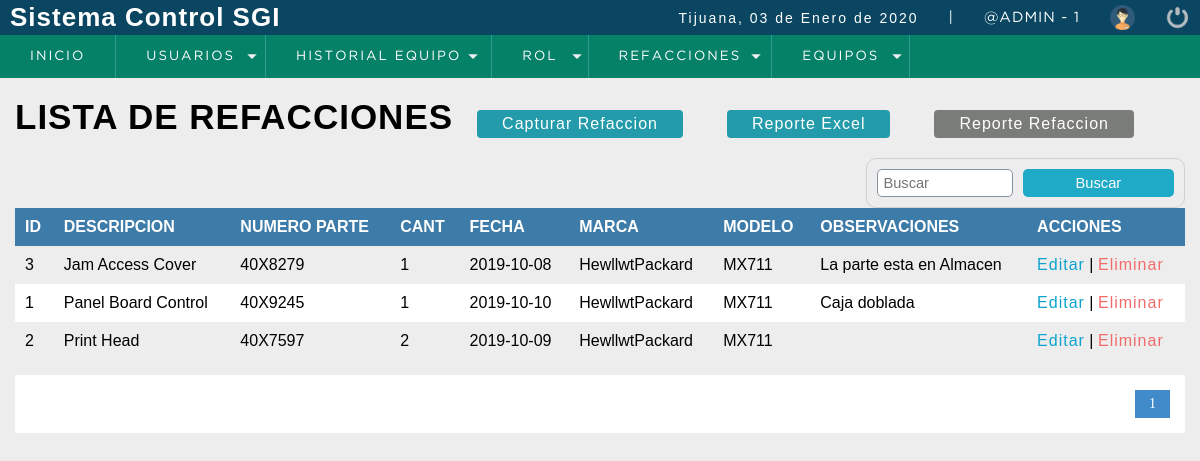
Screenshot of /sistema/lista_refaccion.php (signed in) with the database file from the repository.
### tables this page shows
CREATE TABLE t_Refaccion
(
  id_refaccion INTEGER UNSIGNED PRIMARY KEY AUTO_INCREMENT,
  descripcion VARCHAR(80) NOT NULL,
  num_parte VARCHAR(45) UNIQUE NOT NULL,
  existencia tinyint DEFAULT 1,
  fecha DATE NOT NULL,
  id_marca INTEGER UNSIGNED NOT NULL,
  id_modelo INTEGER UNSIGNED NOT NULL,
  observaciones TEXT NULL,
  FOREIGN KEY(id_marca) REFERENCES t_Marca(id_marca)
    ON DELETE RESTRICT ON UPDATE CASCADE,
  FOREIGN KEY(id_modelo) REFERENCES t_Modelo(id_modelo)
    ON DELETE RESTRICT ON UPDATE CASCADE    
);

CREATE TABLE t_Marca
(
  id_marca INTEGER UNSIGNED PRIMARY KEY AUTO_INCREMENT,
  descripcion VARCHAR(80) NOT NULL
);

CREATE TABLE t_Modelo
(
  id_modelo INTEGER UNSIGNED PRIMARY KEY AUTO_INCREMENT,
  descripcion VARCHAR(80) NOT NULL
);

### conexion.php (called while the page is built, shortened)
<?php
  class Conexion
  {
    private static $host = 'localhost';
    private static $user = 'servicios';
    private static $password = 'pcnay2003';
    private static $db_name = 'ordenservicios';
    private static $db_charset = 'uft8';
    public $conexion;
    public $query;
    public $rows = array();
    public function db_open()
    {
      $this->conexion = new mysqli(self::$host,
      self::$user,
      self::$password,
      self::$db_name);
      $this->conexion->set_charset(self::$db_charset);
    }
    public function get_query()
    {
      $result = $this->conexion->query($this->query);
      while ($this->rows[] = $result->fetch_assoc() );
      array_pop($this->rows);
      $datos2 = array();
      if (!empty($this->rows))
      {
        foreach ($this->rows as $nombreCampo => $contenidoCampo)
        {
          array_push($datos2,$contenidoCampo);
        }
      }
      return $datos2;
    }
  }
?>

### sistema/lista_refaccion.php (the view, shortened to what this page needs)
<?php
  include "../conexion.php"
?>
<!DOCTYPE html>
<html lang="en">
<head>
	<?php include "include/scripts.php"; ?>
</head>
<body>
	<?php include "include/header.php" ?>
	<section id="container">
		<h1>LISTA DE REFACCIONES</h1>
    <a href="registrar_refaccion.php" class="btn_new">Capturar Refaccion</a>
    <a href="rep_excel_refacc.php" class="btn_new">Reporte Excel</a>
    <a href="reporte_refaccion.php" target="_blank" class="btn_reporte">Reporte Refaccion</a>
    <form action="buscar_refaccion.php" method="get" class="form_search">
      <input type="text" name ="busqueda" id = "busqueda" placeholder = "Buscar" >
      <input type="submit" value="Buscar" class = "btn_search">
    </form>
    <table>
      <tr>
        <th>ID</th>
        <th>DESCRIPCION</th>
        <th>NUMERO PARTE</th>
        <th>CANT</th>
        <th>FECHA</th>
        <th>MARCA</th>
        <th>MODELO</th>
        <th>OBSERVACIONES</th>
        <th>ACCIONES</th>
      </tr>
      <?php
        $conectar = new Conexion();
        $conectar->query = "SELECT COUNT(*) AS total_registro FROM t_Refaccion ";
        $datos = $conectar->get_query();
        $total_registro = $datos[0]['total_registro'];
        $por_pagina = 15;
        if (empty ($_GET['pagina']))
        {
          $pagina = 1;
        }
        else
        {
          $pagina = $_GET['pagina'];
        }
        $desde = ($pagina-1)*$por_pagina;
        $total_paginas = ceil($total_registro/$por_pagina);
          $consulta = new Conexion();
          $consulta->query = "SELECT r.id_refaccion,r.descripcion,r.num_parte,r.existencia,r.fecha,r.id_marca,r.id_modelo,marca.descripcion AS mar_descripcion,modelo.descripcion AS mod_descripcion,r.observaciones
          FROM t_Refaccion r
          INNER JOIN t_Marca AS marca ON r.id_marca = marca.id_marca
          INNER JOIN t_Modelo AS modelo ON r.id_modelo = modelo.id_modelo
          ORDER BY r.descripcion ASC LIMIT $desde,$por_pagina";
          $datos2 = $consulta->get_query();
          for ($n=0;$n<count($datos2);$n++)
          {
       ?>
            <tr>
              <td><?php echo $datos2[$n]['id_refaccion']; ?></td>
              <td><?php echo $datos2[$n]['descripcion']; ?></td>
              <td><?php echo $datos2[$n]['num_parte']; ?></td>
              <td><?php echo $datos2[$n]['existencia']; ?></td>
              <td><?php echo $datos2[$n]['fecha']; ?></td>
              <td><?php echo $datos2[$n]['mar_descripcion']; ?></td>
              <td><?php echo $datos2[$n]['mod_descripcion']; ?></td>
              <td><?php echo $datos2[$n]['observaciones']; ?></td>
              <td>
                <a class="link_edit" href="editar_refaccion.php?id=<?php echo $datos2[$n]['id_refaccion']; ?>">Editar</a>
                |
                <a class="link_delete" href="eliminar_refaccion.php?id=<?php echo $datos2[$n]['id_refaccion']; ?>">Eliminar</a>
              </td>
            </tr>
      <?php
          }
      ?>
    </table>
    <div class="paginador">
      <ul>
        <?php
          for ($i=1;$i<=$total_paginas;$i++)
          {
            if ($i == $pagina)
            {
              echo '<li class="pageSelected">'.$i.'</li>';
            }
            else
            {
              echo '<li><a href="?pagina='.$i.'">'.$i.'</a></li>';
            }
          }
        ?>
      </ul>
    </div>
	</section>
</body>
</html>

### sistema/css/style.css (style rules this page uses)
* { margin: 0; padding: 0; box-sizing: border-box; }
body { background: #ededed; }
h1, h2, h3, h4, h5, h6 { font-family: 'arial'; font-weight: bold; letter-spacing: 1px; }
h1 { font-size: 26px; }
a { text-decoration: none; font-family: arial; letter-spacing: 1px; }
#container { padding: 90px 15px 15px; }
form { background:#FFF; margin:auto; padding:20px 50px; border:1px solid #d1d1d1; }
input, select { display:block; width:100%; font-size:11pt; padding:5px; border:1px solid #85929e; border-radius:5px; }
#container h1 { font-size:35px; display:inline-block; }
.btn_new { display:inline-block; background:#239baa; color:#FFF; padding:5px 25px; border-radius:4px; margin:20px; }
.btn_reporte { display:inline-block; background:#7a7c78; color:#FFF; padding:5px 25px; border-radius:4px; margin:20px; }
table { border-collapse:collapse; font-size:12pt; font-family:'Arial'; width:100%; }
table th { text-align:left; padding:10px; background:#3d7ba8; color:#FFF; }
table tr:nth-child(odd) { background:#FFF; }
table td { padding:10px; }
.link_edit { color:#0ca4ce; }
.link_delete { color:#f26b6b; }
.paginador ul { padding:15px; list-style:none; background:#fff; margin-top:15px; display: -webkit-flex; display: -moz-flex; display: -ms-flex; display: -o-flex; display: flex; justify-content:flex-end; }
.paginador a, .pageSelected { color:#428bca; border:1px solid #ddd; padding:5px; display:inline-block; font-size:14px; text-align:center; width:35px; }
.pageSelected { color:#FFF; background:#428bca; border:1px solid #428bca; }
.form_search { display: -webkit-flex; display: -moz-flex; display: -ms-flex; display: -o-flex; display: flex; float:right; background:initial; padding:10px; border-radius:10px; }
.form_search .btn_search { background:#1faac8; color:#fff; padding:0 20px; border:0; cursor:pointer; margin-left:10px; }

### rows the page displays
t_refaccion: id_refaccion "3", descripcion "Jam Access Cover", num_parte "40X8279", existencia "1", fecha "2019-10-08", id_marca.descripcion "HewllwtPackard", id_modelo.descripcion "MX711", observaciones "La parte esta en Almacen"
t_refaccion: id_refaccion "1", descripcion "Panel Board Control", num_parte "40X9245", existencia "1", fecha "2019-10-10", id_marca.descripcion "HewllwtPackard", id_modelo.descripcion "MX711", observaciones "Caja doblada"
t_refaccion: id_refaccion "2", descripcion "Print Head", num_parte "40X7597", existencia "2", fecha "2019-10-09", id_marca.descripcion "HewllwtPackard", id_modelo.descripcion "MX711"

### other values shown
fechaC() "03 de Enero de 2020"
$_SESSION['usuario'] "@ADMIN"
$_SESSION['id_rol'] "1"
